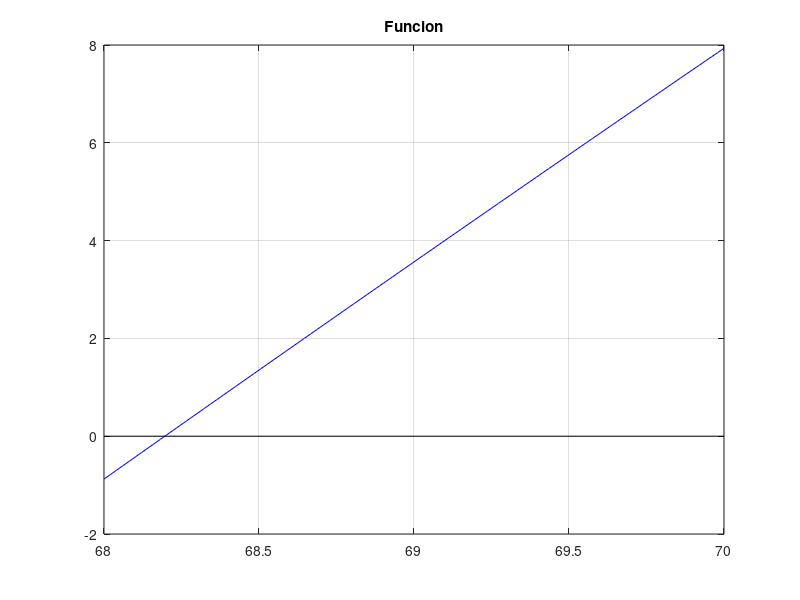

This chart was generated by the following MATLAB code: (Note: this script raises an error after producing the figure.)
clc;
format long;

# Datos
g = 9.8;
c = 15;
t = 7;
v = 35;
a = 68;
b = 70;
maxit = 500;
tol = 1e-7; % 5 cifras decimales exactas
% a) Determinar m
f = @(m) (g.*m).*(1-exp(-(c./m).*t)) - (c.*v);

#Plot funcion

figure(1);
x = linspace(a,b,100);
plot(x,f(x),'b-');
grid on;
title('Funcion');
hold on;
plot(xlim, [0 0], 'k-')  % Línea negra horizontal sobre y = 0
hold on;

# Biseccion
[masa,~,~,~] = biseccion(f, a, b, maxit, tol);
masa

% b) Si la masa es m = 73, el coeficiente de arrastre deberia ser c = ?
m2 = 73;
f2 = @(c) (g.*m2).*(1-exp(-(c./m2).*t)) - (c.*v);
a2 = 15;
b2 = 17;
#Plot funcion

figure(2);
x = linspace(a2,b2,100);
plot(x,f2(x),'b-');
grid on;
title('Funcion');
hold on;
plot(xlim, [0 0], 'k-')  % Línea negra horizontal sobre y = 0
hold on;

# Biseccion
[c,~,~,~] = biseccion(f2, a2, b2, maxit, tol);
c
